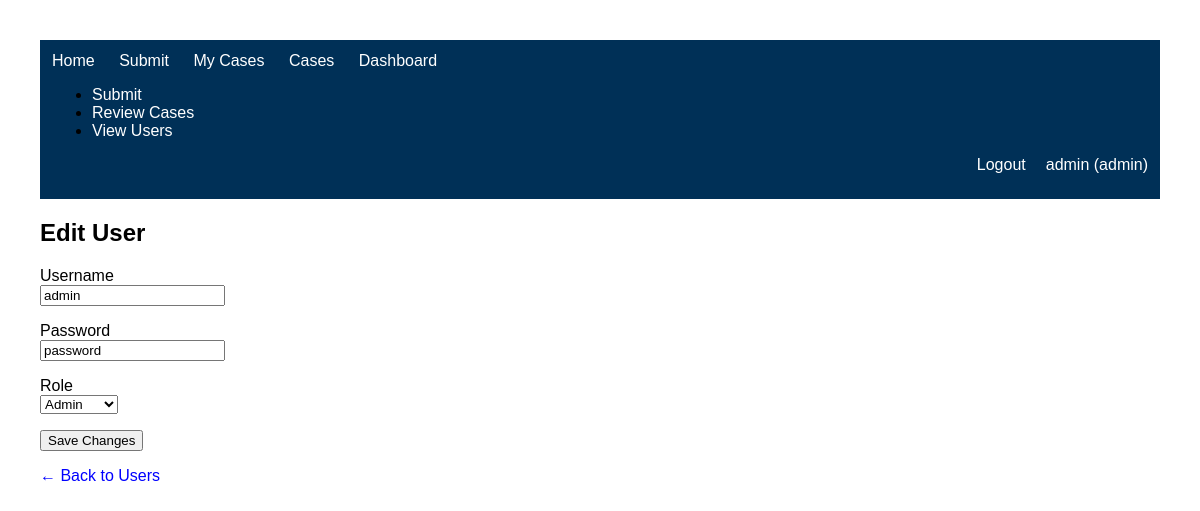
Before: /admin/users/edit/3 (signed in) with the older database file.
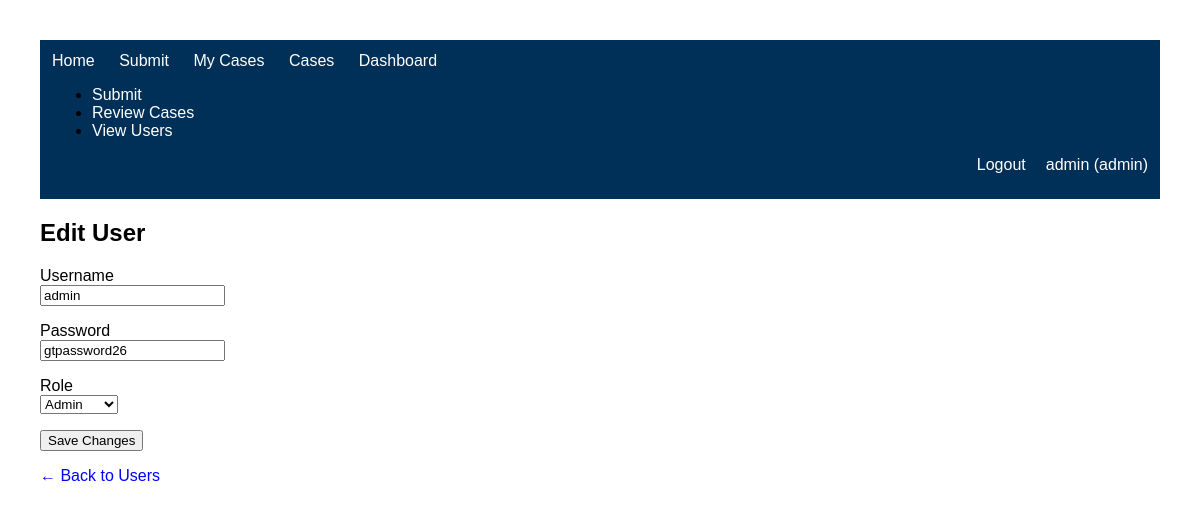
After: the same page with the newer database file.
### tables this page shows
CREATE TABLE users (
        id INTEGER PRIMARY KEY AUTOINCREMENT,
        username TEXT UNIQUE,
        password TEXT,
        role TEXT
    );

### app.py (the view, shortened to what this page needs)
@app.route("/admin/users/edit/<int:user_id>", methods=["GET", "POST"])
@require_role("admin")
def edit_user(user_id):
    conn = get_db()
    if request.method == "GET":
        user = conn.execute("""
            SELECT *
            FROM users
            WHERE id = ?
        """, (user_id,)).fetchone()
        conn.close()
        return render_template(
            "edit_user.html",
            user=user
        )

### app.py (called while the page is built)
def require_role(*roles):
    def decorator(f):
        @wraps(f)
        def wrapper(*args, **kwargs):
            if "username" not in session:
                return redirect("/login")
            if session["role"] not in roles:
                return "Access denied", 403
            return f(*args, **kwargs)
        return wrapper
    return decorator

def get_db():
    conn = sqlite3.connect(DATABASE)
    conn.row_factory = sqlite3.Row
    return conn

### templates/edit_user.html (shortened to what this page needs)
{% extends "base.html" %}
{% block content %}
<h2>Edit User</h2>
<form method="post">
<p>
<label>Username</label><br>
<input
    type="text"
    value="{{ user.username }}"
    readonly>
</p>
<p>
<label>Password</label><br>
<input
    type="text"
    name="password"
    value="{{ user.password }}"
    required>
</p>
<p>
<label>Role</label><br>
<select name="role">
    <option value="admin"
        {% if user.role == "admin" %}selected{% endif %}>
        Admin
    </option>
</select>
</p>
<p>
<button type="submit">
Save Changes
</button>
</p>
</form>
<p>
<a href="/admin/users">
← Back to Users
</a>
</p>
{% endblock %}

Changed rows visible on the page:
changed users "admin": password "password" → "gtpassword26"
